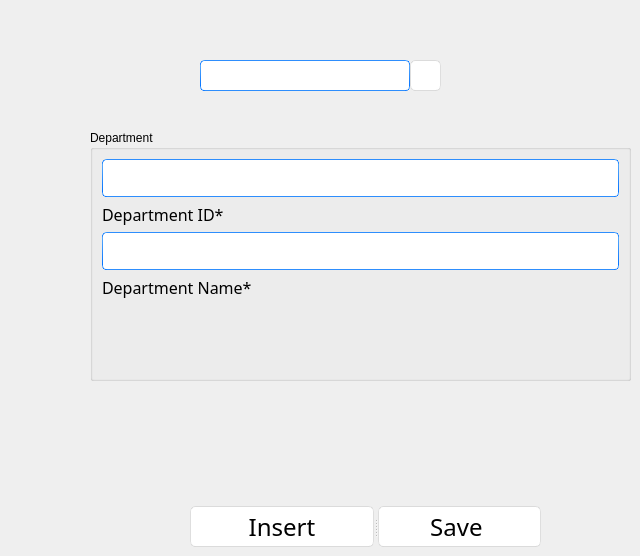
    <widget class="QWidget" name="page0">
     <widget class="QPushButton" name="search_dep">
      <property name="geometry">
       <rect>
        <x>410</x>
        <y>60</y>
        <width>31</width>
        <height>31</height>
       </rect>
      </property>
      <property name="font">
       <font>
        <family>Bahnschrift Light</family>
        <pointsize>18</pointsize>
        <weight>3</weight>
        <italic>false</italic>
        <bold>false</bold>
       </font>
      </property>
      <property name="styleSheet">
       <string notr="true">QPushButton{
	font: 25 18pt &quot;Bahnschrift Light&quot;;
	border-style: solid;
	border-top-color: qlineargradient(spread:pad, x1:0.5, y1:1, x2:0.5, y2:0, stop:0 rgb(215, 215, 215), stop:1 rgb(222, 222, 222));
	border-right-color: qlineargradient(spread:pad, x1:0, y1:0.5, x2:1, y2:0.5, stop:0 rgb(217, 217, 217), stop:1 rgb(227, 227, 227));
	border-left-color: qlineargradient(spread:pad, x1:0, y1:0.5, x2:1, y2:0.5, stop:0 rgb(227, 227, 227), stop:1 rgb(217, 217, 217));
	border-bottom-color: qlineargradient(spread:pad, x1:0.5, y1:1, x2:0.5, y2:0, stop:0 rgb(215, 215, 215), stop:1 rgb(222, 222, 222));
	border-width: 1px;
	border-radius: 5px;
	color: rgb(0,0,0);
	padding: 2px;
	background-color: rgb(255,255,255);
}
QPushButton:hover{
	border-style: solid;
	border-top-color: qlineargradient(spread:pad, x1:0.5, y1:1, x2:0.5, y2:0, stop:0 rgb(195, 195, 195), stop:1 rgb(222, 222, 222));
	border-right-color: qlineargradient(spread:pad, x1:0, y1:0.5, x2:1, y2:0.5, stop:0 rgb(197, 197, 197), stop:1 rgb(227, 227, 227));
	border-left-color: qlineargradient(spread:pad, x1:0, y1:0.5, x2:1, y2:0.5, stop:0 rgb(227, 227, 227), stop:1 rgb(197, 197, 197));
	border-bottom-color: qlineargradient(spread:pad, x1:0.5, y1:1, x2:0.5, y2:0, stop:0 rgb(195, 195, 195), stop:1 rgb(222, 222, 222));
	border-width: 1px;
	border-radius: 5px;
	color: rgb(0,0,0);
	padding: 2px;
	background-color: rgb(255,255,255);
}
QPushButton:pressed{
	border-style: solid;
	border-top-color: qlineargradient(spread:pad, x1:0.5, y1:1, x2:0.5, y2:0, stop:0 rgb(215, 215, 215), stop:1 rgb(222, 222, 222));
	border-right-color: qlineargradient(spread:pad, x1:0, y1:0.5, x2:1, y2:0.5, stop:0 rgb(217, 217, 217), stop:1 rgb(227, 227, 227));
	border-left-color: qlineargradient(spread:pad, x1:0, y1:0.5, x2:1, y2:0.5, stop:0 rgb(227, 227, 227), stop:1 rgb(217, 217, 217));
	border-bottom-color: qlineargradient(spread:pad, x1:0.5, y1:1, x2:0.5, y2:0, stop:0 rgb(215, 215, 215), stop:1 rgb(222, 222, 222));
	border-width: 1px;
	border-radius: 5px;
	color: rgb(0,0,0);
	padding: 2px;
	background-color: rgb(142,142,142);
}
QPushButton:disabled{
	border-style: solid;
	border-top-color: qlineargradient(spread:pad, x1:0.5, y1:1, x2:0.5, y2:0, stop:0 rgb(215, 215, 215), stop:1 rgb(222, 222, 222));
	border-right-color: qlineargradient(spread:pad, x1:0, y1:0.5, x2:1, y2:0.5, stop:0 rgb(217, 217, 217), stop:1 rgb(227, 227, 227));
	border-left-color: qlineargradient(spread:pad, x1:0, y1:0.5, x2:1, y2:0.5, stop:0 rgb(227, 227, 227), stop:1 rgb(217, 217, 217));
	border-bottom-color: qlineargradient(spread:pad, x1:0.5, y1:1, x2:0.5, y2:0, stop:0 rgb(215, 215, 215), stop:1 rgb(222, 222, 222));
	border-width: 1px;
	border-radius: 5px;
	color: #808086;
	padding: 2px;
	background-color: rgb(142,142,142);
}</string>
      </property>
      <property name="text">
       <string/>
      </property>
      <property name="icon">
       <iconset>
        <normaloff>../icon1.jpg</normaloff>../icon1.jpg</iconset>
      </property>
      <property name="iconSize">
       <size>
        <width>32</width>
        <height>32</height>
       </size>
      </property>
     </widget>
     <widget class="QLineEdit" name="lineEdit_2">
      <property name="geometry">
       <rect>
        <x>200</x>
        <y>60</y>
        <width>210</width>
        <height>31</height>
       </rect>
      </property>
      <property name="font">
       <font>
        <family>Bahnschrift Light</family>
        <pointsize>18</pointsize>
        <weight>3</weight>
        <italic>false</italic>
        <bold>false</bold>
       </font>
      </property>
      <property name="styleSheet">
       <string notr="true">font: 25 18pt &quot;Bahnschrift Light&quot;;

border-width: 1px; border-radius: 4px;
background-color: rgb(255, 255, 255);
	border-style: solid;
	border-color: qlineargradient(spread:pad, x1:0.5, y1:1, x2:0.5, y2:0, stop:0 rgba(0, 113, 255, 255), stop:1 rgba(91, 171, 252, 255));</string>
      </property>
     </widget>
     <widget class="QGroupBox" name="groupBox">
      <property name="geometry">
       <rect>
        <x>90</x>
        <y>130</y>
        <width>541</width>
        <height>251</height>
       </rect>
      </property>
      <property name="styleSheet">
       <string notr="true">font: 25 18pt &quot;Bahnschrift Light&quot;;

</string>
      </property>
      <property name="title">
       <string>Department</string>
      </property>
      <property name="flat">
       <bool>true</bool>
      </property>
      <layout class="QFormLayout" name="formLayout">
       <item row="1" column="0" colspan="2">
        <widget class="QLineEdit" name="depid_line">
         <property name="font">
          <font>
           <family>Bahnschrift Light</family>
           <pointsize>18</pointsize>
           <weight>3</weight>
           <italic>false</italic>
           <bold>false</bold>
          </font>
         </property>
         <property name="styleSheet">
          <string notr="true">font: 25 18pt &quot;Bahnschrift Light&quot;;

border-width: 1px; border-radius: 4px;
background-color: rgb(255, 255, 255);
	border-style: solid;
	border-color: qlineargradient(spread:pad, x1:0.5, y1:1, x2:0.5, y2:0, stop:0 rgba(0, 113, 255, 255), stop:1 rgba(91, 171, 252, 255));</string>
         </property>
        </widget>
       </item>
       <item row="4" column="0" colspan="2">
        <widget class="QLineEdit" name="dep_line">
         <property name="font">
          <font>
           <family>Bahnschrift Light</family>
           <pointsize>18</pointsize>
           <weight>3</weight>
           <italic>false</italic>
           <bold>false</bold>
          </font>
         </property>
         <property name="styleSheet">
          <string notr="true">font: 25 18pt &quot;Bahnschrift Light&quot;;

border-width: 1px; border-radius: 4px;
background-color: rgb(255, 255, 255);
	border-style: solid;
	border-color: qlineargradient(spread:pad, x1:0.5, y1:1, x2:0.5, y2:0, stop:0 rgba(0, 113, 255, 255), stop:1 rgba(91, 171, 252, 255));</string>
         </property>
        </widget>
       </item>
       <item row="2" column="0">
        <widget class="QLabel" name="label">
         <property name="font">
          <font>
           <family>Bahnschrift Light</family>
           <pointsize>12</pointsize>
           <weight>3</weight>
           <italic>false</italic>
           <bold>false</bold>
          </font>
         </property>
         <property name="styleSheet">
          <string notr="true">font: 25 12pt &quot;Bahnschrift Light&quot;;

</string>
         </property>
         <property name="text">
          <string>Department ID*</string>
         </property>
        </widget>
       </item>
       <item row="5" column="0">
        <widget class="QLabel" name="label_2">
         <property name="font">
          <font>
           <family>Bahnschrift Light</family>
           <pointsize>12</pointsize>
           <weight>3</weight>
           <italic>false</italic>
           <bold>false</bold>
          </font>
         </property>
         <property name="styleSheet">
          <string notr="true">font: 25 12pt &quot;Bahnschrift Light&quot;;

</string>
         </property>
         <property name="text">
          <string>Department Name*</string>
         </property>
        </widget>
       </item>
      </layout>
     </widget>
     <widget class="QSplitter" name="splitter_5">
      <property name="geometry">
       <rect>
        <x>190</x>
        <y>506</y>
        <width>351</width>
        <height>41</height>
       </rect>
      </property>
      <property name="orientation">
       <enum>Qt::Horizontal</enum>
      </property>
      <widget class="QPushButton" name="insert_dep">
       <property name="font">
        <font>
         <family>Bahnschrift Light</family>
         <pointsize>18</pointsize>
         <weight>3</weight>
         <italic>false</italic>
         <bold>false</bold>
        </font>
       </property>
       <property name="styleSheet">
        <string notr="true">QPushButton{
	font: 25 18pt &quot;Bahnschrift Light&quot;;
	border-style: solid;
	border-top-color: qlineargradient(spread:pad, x1:0.5, y1:1, x2:0.5, y2:0, stop:0 rgb(215, 215, 215), stop:1 rgb(222, 222, 222));
	border-right-color: qlineargradient(spread:pad, x1:0, y1:0.5, x2:1, y2:0.5, stop:0 rgb(217, 217, 217), stop:1 rgb(227, 227, 227));
	border-left-color: qlineargradient(spread:pad, x1:0, y1:0.5, x2:1, y2:0.5, stop:0 rgb(227, 227, 227), stop:1 rgb(217, 217, 217));
	border-bottom-color: qlineargradient(spread:pad, x1:0.5, y1:1, x2:0.5, y2:0, stop:0 rgb(215, 215, 215), stop:1 rgb(222, 222, 222));
	border-width: 1px;
	border-radius: 5px;
	color: rgb(0,0,0);
	padding: 2px;
	background-color: rgb(255,255,255);
}
QPushButton:hover{
	border-style: solid;
	border-top-color: qlineargradient(spread:pad, x1:0.5, y1:1, x2:0.5, y2:0, stop:0 rgb(195, 195, 195), stop:1 rgb(222, 222, 222));
	border-right-color: qlineargradient(spread:pad, x1:0, y1:0.5, x2:1, y2:0.5, stop:0 rgb(197, 197, 197), stop:1 rgb(227, 227, 227));
	border-left-color: qlineargradient(spread:pad, x1:0, y1:0.5, x2:1, y2:0.5, stop:0 rgb(227, 227, 227), stop:1 rgb(197, 197, 197));
	border-bottom-color: qlineargradient(spread:pad, x1:0.5, y1:1, x2:0.5, y2:0, stop:0 rgb(195, 195, 195), stop:1 rgb(222, 222, 222));
	border-width: 1px;
	border-radius: 5px;
	color: rgb(0,0,0);
	padding: 2px;
	background-color: rgb(255,255,255);
}
QPushButton:pressed{
	border-style: solid;
	border-top-color: qlineargradient(spread:pad, x1:0.5, y1:1, x2:0.5, y2:0, stop:0 rgb(215, 215, 215), stop:1 rgb(222, 222, 222));
	border-right-color: qlineargradient(spread:pad, x1:0, y1:0.5, x2:1, y2:0.5, stop:0 rgb(217, 217, 217), stop:1 rgb(227, 227, 227));
	border-left-color: qlineargradient(spread:pad, x1:0, y1:0.5, x2:1, y2:0.5, stop:0 rgb(227, 227, 227), stop:1 rgb(217, 217, 217));
	border-bottom-color: qlineargradient(spread:pad, x1:0.5, y1:1, x2:0.5, y2:0, stop:0 rgb(215, 215, 215), stop:1 rgb(222, 222, 222));
	border-width: 1px;
	border-radius: 5px;
	color: rgb(0,0,0);
	padding: 2px;
	background-color: rgb(142,142,142);
}
QPushButton:disabled{
	border-style: solid;
	border-top-color: qlineargradient(spread:pad, x1:0.5, y1:1, x2:0.5, y2:0, stop:0 rgb(215, 215, 215), stop:1 rgb(222, 222, 222));
	border-right-color: qlineargradient(spread:pad, x1:0, y1:0.5, x2:1, y2:0.5, stop:0 rgb(217, 217, 217), stop:1 rgb(227, 227, 227));
	border-left-color: qlineargradient(spread:pad, x1:0, y1:0.5, x2:1, y2:0.5, stop:0 rgb(227, 227, 227), stop:1 rgb(217, 217, 217));
	border-bottom-color: qlineargradient(spread:pad, x1:0.5, y1:1, x2:0.5, y2:0, stop:0 rgb(215, 215, 215), stop:1 rgb(222, 222, 222));
	border-width: 1px;
	border-radius: 5px;
	color: #808086;
	padding: 2px;
	background-color: rgb(142,142,142);
}</string>
       </property>
       <property name="text">
        <string>Insert</string>
       </property>
      </widget>
      <widget class="QPushButton" name="save_dep">
       <property name="font">
        <font>
         <family>Bahnschrift Light</family>
         <pointsize>18</pointsize>
         <weight>3</weight>
         <italic>false</italic>
         <bold>false</bold>
        </font>
       </property>
       <property name="styleSheet">
        <string notr="true">QPushButton{
	font: 25 18pt &quot;Bahnschrift Light&quot;;
	border-style: solid;
	border-top-color: qlineargradient(spread:pad, x1:0.5, y1:1, x2:0.5, y2:0, stop:0 rgb(215, 215, 215), stop:1 rgb(222, 222, 222));
	border-right-color: qlineargradient(spread:pad, x1:0, y1:0.5, x2:1, y2:0.5, stop:0 rgb(217, 217, 217), stop:1 rgb(227, 227, 227));
	border-left-color: qlineargradient(spread:pad, x1:0, y1:0.5, x2:1, y2:0.5, stop:0 rgb(227, 227, 227), stop:1 rgb(217, 217, 217));
	border-bottom-color: qlineargradient(spread:pad, x1:0.5, y1:1, x2:0.5, y2:0, stop:0 rgb(215, 215, 215), stop:1 rgb(222, 222, 222));
	border-width: 1px;
	border-radius: 5px;
	color: rgb(0,0,0);
	padding: 2px;
	background-color: rgb(255,255,255);
}
QPushButton:hover{
	border-style: solid;
	border-top-color: qlineargradient(spread:pad, x1:0.5, y1:1, x2:0.5, y2:0, stop:0 rgb(195, 195, 195), stop:1 rgb(222, 222, 222));
	border-right-color: qlineargradient(spread:pad, x1:0, y1:0.5, x2:1, y2:0.5, stop:0 rgb(197, 197, 197), stop:1 rgb(227, 227, 227));
	border-left-color: qlineargradient(spread:pad, x1:0, y1:0.5, x2:1, y2:0.5, stop:0 rgb(227, 227, 227), stop:1 rgb(197, 197, 197));
	border-bottom-color: qlineargradient(spread:pad, x1:0.5, y1:1, x2:0.5, y2:0, stop:0 rgb(195, 195, 195), stop:1 rgb(222, 222, 222));
	border-width: 1px;
	border-radius: 5px;
	color: rgb(0,0,0);
	padding: 2px;
	background-color: rgb(255,255,255);
}
QPushButton:pressed{
	border-style: solid;
	border-top-color: qlineargradient(spread:pad, x1:0.5, y1:1, x2:0.5, y2:0, stop:0 rgb(215, 215, 215), stop:1 rgb(222, 222, 222));
	border-right-color: qlineargradient(spread:pad, x1:0, y1:0.5, x2:1, y2:0.5, stop:0 rgb(217, 217, 217), stop:1 rgb(227, 227, 227));
	border-left-color: qlineargradient(spread:pad, x1:0, y1:0.5, x2:1, y2:0.5, stop:0 rgb(227, 227, 227), stop:1 rgb(217, 217, 217));
	border-bottom-color: qlineargradient(spread:pad, x1:0.5, y1:1, x2:0.5, y2:0, stop:0 rgb(215, 215, 215), stop:1 rgb(222, 222, 222));
	border-width: 1px;
	border-radius: 5px;
	color: rgb(0,0,0);
	padding: 2px;
	background-color: rgb(142,142,142);
}
QPushButton:disabled{
	border-style: solid;
	border-top-color: qlineargradient(spread:pad, x1:0.5, y1:1, x2:0.5, y2:0, stop:0 rgb(215, 215, 215), stop:1 rgb(222, 222, 222));
	border-right-color: qlineargradient(spread:pad, x1:0, y1:0.5, x2:1, y2:0.5, stop:0 rgb(217, 217, 217), stop:1 rgb(227, 227, 227));
	border-left-color: qlineargradient(spread:pad, x1:0, y1:0.5, x2:1, y2:0.5, stop:0 rgb(227, 227, 227), stop:1 rgb(217, 217, 217));
	border-bottom-color: qlineargradient(spread:pad, x1:0.5, y1:1, x2:0.5, y2:0, stop:0 rgb(215, 215, 215), stop:1 rgb(222, 222, 222));
	border-width: 1px;
	border-radius: 5px;
	color: #808086;
	padding: 2px;
	background-color: rgb(142,142,142);
}</string>
       </property>
       <property name="text">
        <string>Save </string>
       </property>
      </widget>
     </widget>
    </widget>
